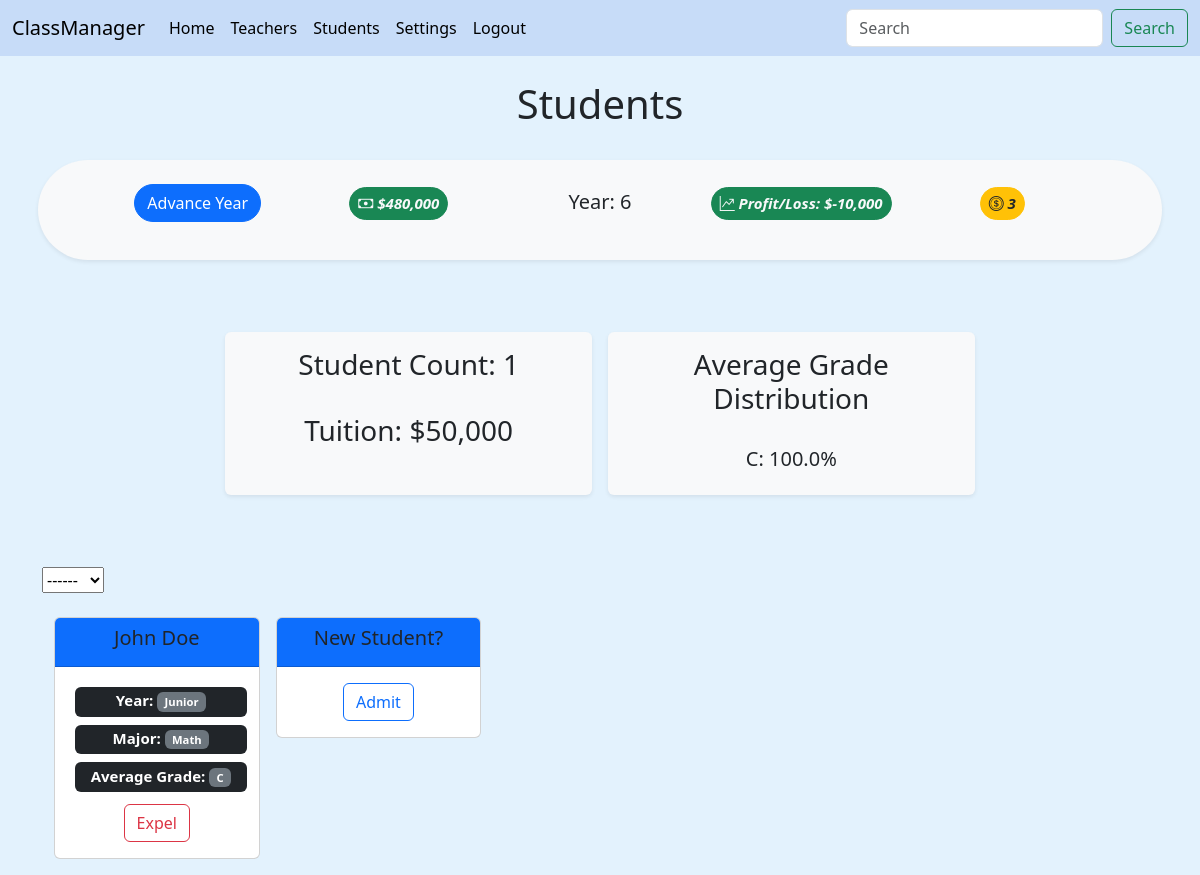
/all_students/ (signed in), run on an earlier commit of the app's database.
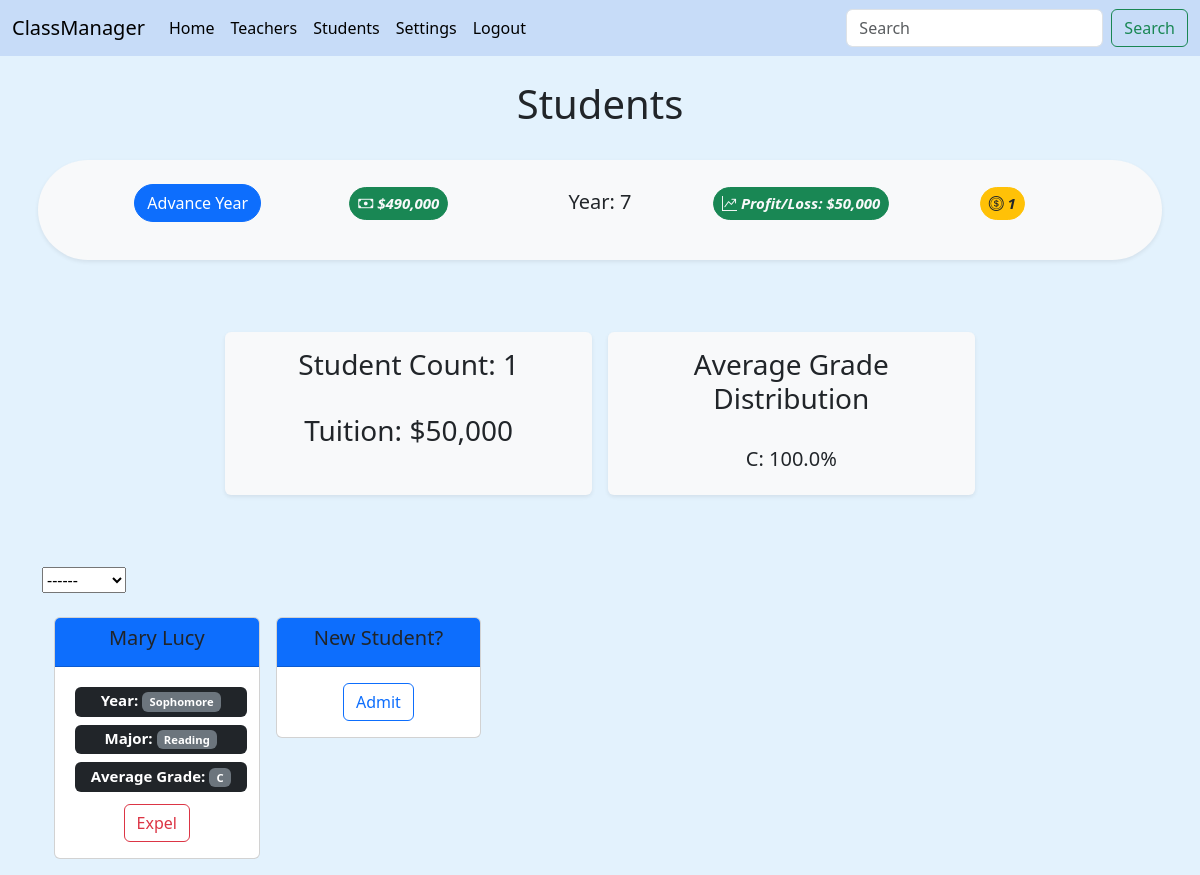
And on a later commit of the database.
### main/models.py (models this page shows, shortened)
class School(AbstractUser):
    name = models.CharField(max_length=30, default="My New School")
    year = models.IntegerField(default=1)
    actionTokens = models.IntegerField(default=3)
    money = models.IntegerField(validators=[MinValueValidator(0), MaxValueValidator(1000000000)], blank=True, null=True, default=500000)
    tuition = models.IntegerField(validators=[MinValueValidator(0), MaxValueValidator(100000)], blank=True, null=True, default=50000)
    def checkTokens(self):
        return self.actionTokens

class Student(models.Model):
    school = models.ForeignKey(School, on_delete=models.CASCADE, blank=True, null=True)
    first_name = models.CharField(max_length=50)
    last_name = models.CharField(max_length=50)
    major = models.ForeignKey(Subject, on_delete=models.CASCADE, blank=True, null=True)
    year = models.IntegerField(validators=[MinValueValidator(0), MaxValueValidator(4)], blank=True, null=True, default=1)
    average_grade = models.FloatField(validators=[MinValueValidator(0), MaxValueValidator(100)], default='70')
    def __str__(self):
        return (
                f"{self.first_name+' '+self.last_name}"
        )
    def getYear(self):
        if self.year == 1:
            return 'Freshman'
        elif self.year == 2:
            return 'Sophomore'
        elif self.year == 3:
            return 'Junior'
        else:
            return 'Senior'
    def getLetterGrade(self):
        if self.average_grade >= 90:
            return 'A'
        elif self.average_grade >= 80:
            return 'B'
        elif self.average_grade >= 70:
            return 'C'
        elif self.average_grade >= 60:
            return 'D'
        else:
            return 'F'

class Subject(models.Model):
    school = models.ForeignKey(School, on_delete=models.CASCADE, blank=True, null=True)
    name = models.CharField(max_length=60)
    class Meta:
        constraints = [
            models.UniqueConstraint(fields=['school', 'name'], name='unique subject')
        ]
    def __str__(self):
        return (
                f"{self.name}"
        )

### main/views.py (the view, shortened to what this page needs)
# urls.py: path('all_students/', views.all_students, name='all_students'),
@login_required(login_url="main:login_view")
def all_students(request):
    school = get_object_or_404(School, id=request.user.id)
    subjects = Subject.objects.filter(school_id=school.id)
    students = Student.objects.filter(school_id=school.id)
    studentForm = StudentForm()
    costs = computeFinancials(school)
    filter = request.GET.get('major-filter') if bool(request.GET.get('major-filter', False)) else None
    gradeDist = computeAvgGradeDist(students)
    sorted_gradeDist = dict(sorted(gradeDist.items()))
    return render(request, "main/all_students.html", {
        'school': school,
        'students': students,
        'subjects': subjects,
        'filter': filter,
        'distribution': sorted_gradeDist,
        'form': studentForm,
        'costs': costs,
    })

### main/forms.py
class StudentForm(forms.ModelForm):
    class Meta:
        model = Student
        fields = '__all__'
        exclude = ['school', 'major', 'year', 'average_grade']

### main/gameFunctions.py (called while the page is built)
def computeAvgGradeDist(set):
    gradeDist = {}
    if not len(set) == 0:
        for x in set:
            if x.getLetterGrade() not in gradeDist:
                gradeDist.update({x.getLetterGrade() : 1})
            else:
                gradeDist.update({x.getLetterGrade() : gradeDist.get(x.getLetterGrade())+1})
        for grade, amt in gradeDist.items():
            gradeDist.update({grade : round((amt/len(set))*100, 1)})
    return gradeDist

def computeFinancials(school):
    teachers = Teacher.objects.filter(school_id=school.id)
    studentCount = Student.objects.filter(school_id=school.id).count()
    tuition = school.tuition
    profit = tuition*studentCount
    losses = sum(teacher.salary for teacher in teachers)
    return profit-losses

### main/models.py (called while the page is built)
    def __str__(self):
        return (
                f"{self.first_name+' '+self.last_name}"
        )

    def __str__(self):
        return (
                f"{self.name}"
        )

### main/templates/main/all_students.html (shortened to what this page needs)
{% extends "main/base.html" %}
{% block content %}
{% load humanize %}
{% load static %}
{% if request.user.is_authenticated %}
<h1>
  {% if filter is None %}
  <center>Students</center>
  {% else %}
  <center>{{filter|capfirst}} Students</center>
  {% endif %}
</h1>
<br>
{% include 'main/menubar.html' %}
<br>
<div class="container text-center">
  <div class="row g-2 justify-content-center">
    <div class="col-4 m-2 shadow-sm p-3 mb-5 bg-body-tertiary rounded bg-light">
      <h3>Student Count: {{students.count}}</h3>
      <br />
      <h3>Tuition: ${{school.tuition|intcomma}}</h3>
    </div>
    <div
      class="col-4 m-2 shadow-sm p-3 mb-5 bg-body-tertiary rounded bg-light align-items-center justify-content-center">
      <h3>Average Grade Distribution</h3>
      <br />
      <h5>{% for grade, percentage in distribution.items %} {{grade}}: {{percentage}}% {% endfor %}</h5>
    </div>
  </div>
</div>
<br />
<form action="" id="filter1">
  <select aria-label="label for the select" name="major-filter" onchange="this.form.submit()">
    <option disabled selected value> ------ </option>
  </select>
</form>
<br>
<div class="container overflow-hidden text-center">
  <div class="row row-cols-2 row-cols-lg-5 g-2 g-lg-3">
    {% for student in students %}
    <div id="all" class="col-2">
      <div id="{{student.id}}" class="card mb-3" style="max-width: 18rem;">
        <div class="card-header bg-primary">
          <h5><a class="title-header link-dark bg-primary fw-medium"
              href="{% url 'main:student' student.id %}">{{student|title}}</a></h5>
        </div>
        <div class="card-body">
          <h5 class="card-title">
            <span style="width: 100%;" class="m-1 badge bg-dark">Year: <span class="badge bg-secondary"> {{student.getYear}}</span></span>
            <br />
            <span style="width: 100%;" class="m-1 badge bg-dark">Major: <span class="badge bg-secondary"> {{student.major}}</span></span>
            <br />
            <span style="width: 100%;" class="m-1 badge bg-dark">Average Grade: <span class="badge bg-secondary"> {{student.getLetterGrade}}</span></span>
          </h5>
          <a href="{% url 'main:delete' student.id 'student' %}">
            <button type="button" class="btn btn-outline-danger">Expel</button>
          </a>
        </div>
      </div>
      </div>
    {% endfor %}
    <div id="start_create_student" class="col-2">
      <div class="card mb-3" style="max-width: 18rem">
        <div class="card-header bg-primary">
          <h5 class="text-dark bg-primary fw-medium">New Student?</h5>
        </div>
        <div class="card-body">
          {% if school.checkTokens > 0 %}
          <button class="toggler btn btn-outline-primary" id="student">Admit</button>
          {% else %}
          <span style="width: 100%;" class="badge bg-dark">No <i class="bi bi-coin text-warning"></i> left!</span>
          <br />
          <span style="width: 100%;" class="badge bg-dark">Advance Year for more <i
              class="bi bi-coin text-warning"></i>!</span>
          {% endif %}
        </div>
      </div>
    </div>
    </div>
  </div>
</div>
{% endif %}
{% endblock %}

### main/templates/main/menubar.html (shortened to what this page needs)
{% load humanize %}
<div class="row g-2 text-center">
    <div class="badge rounded-pill bg-light text-dark shadow-sm p-3 mb-5 bg-body-tertiary rounded">
    <a class="col-2 m-2 d-inline-flex justify-content-center title-header" href="{% url 'main:nextYear' %}"><button type="button"
        class="btn btn-primary rounded-pill">Advance Year</button></a>
    <h5 class="col-2 m-2 d-inline-flex justify-content-center"><p class="btn btn-success badge rounded-pill text-light token-display float-center p-2" data-bs-toggle="tooltip" data-bs-title="Cash: Your current cash earned from student tuition to allocate toward school operations!"><i class="bi bi-cash">  ${{school.money|intcomma}}</i></p></h5>
    <h5 class="col-2 m-2 d-inline-flex justify-content-center">Year: {{school.year}}</h5>
    <h5 class="col-2 m-2 d-inline-flex justify-content-center"><p class="btn btn-success badge rounded-pill text-light token-display float-center p-2" data-bs-toggle="tooltip" data-bs-title="Profit/Loss: Expected profit or loss at the end of the year!"><i class="bi bi-graph-up-arrow">  Profit/Loss: ${{costs|intcomma}}</i></p></h5>
    <h5 class="col-2 m-2 d-inline-flex justify-content-center"><p class="btn btn-warning badge rounded-pill text-dark token-display float-center p-2" data-bs-toggle="tooltip" data-bs-title="Action Tokens: Creation/training of teachers and students require action tokens!"><i class="bi bi-coin">
        {{school.checkTokens}}</i></p></h5>
  </div></div>

What changed in the data, as far as the page shows it:
removed Student: first_name+last_name "John Doe", getYear "Junior", major "Math", getLetterGrade "C"
changed School: money "480,000" → "490,000"; year "6" → "7"; checkTokens "3" → "1"
added Student: first_name+last_name "Mary Lucy", getYear "Sophomore", major "Reading", getLetterGrade "C"
Also different on the page:
{{ costs|intcomma }}: "-10,000" → "50,000"
